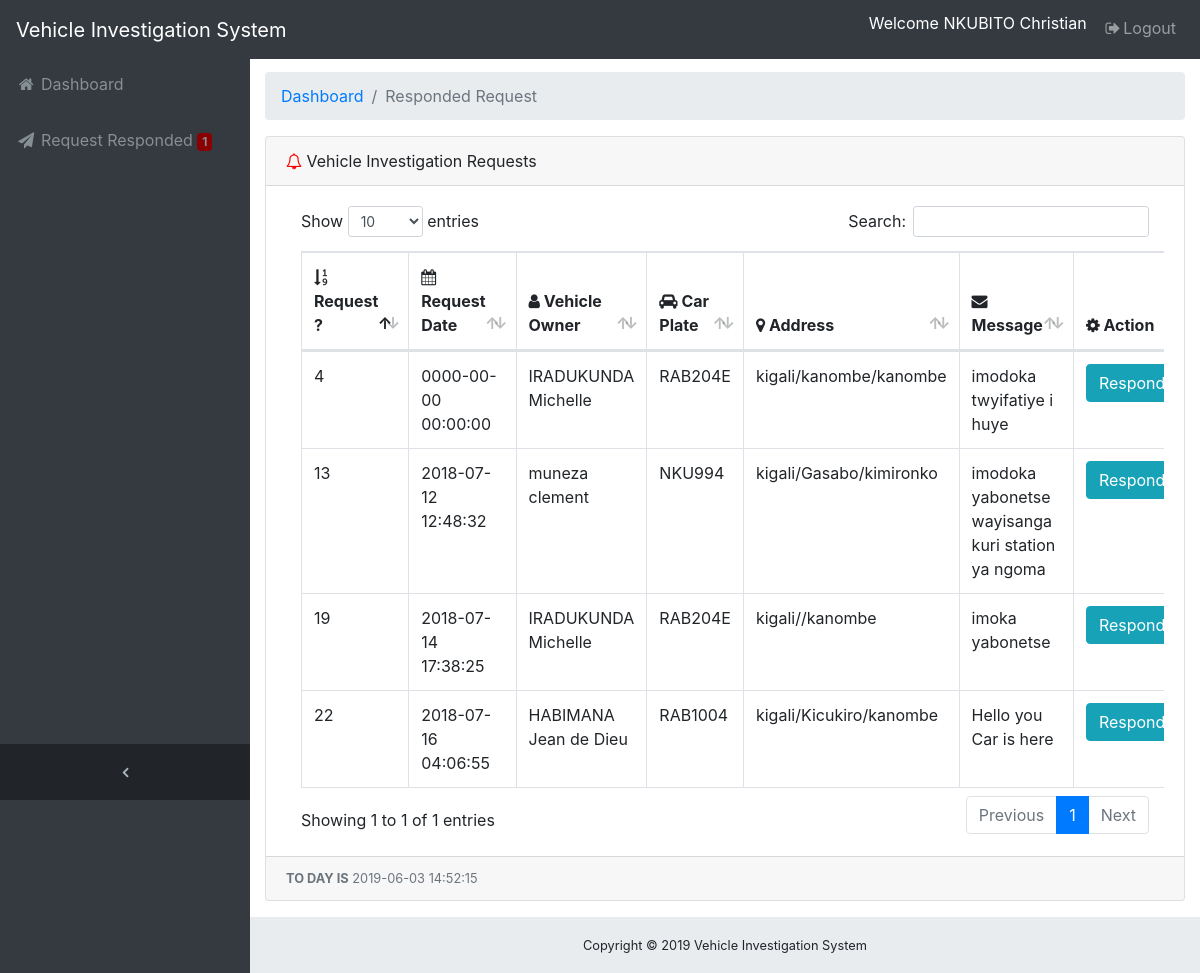
The app's page /police/responded_requests.php (signed in) with its own data.
### tables this page shows
CREATE TABLE IF NOT EXISTS `tbl_users` (
`userID` int(11) NOT NULL,
  `userName` varchar(100) NOT NULL,
  `userEmail` varchar(100) NOT NULL,
  `userPass` varchar(100) NOT NULL,
  `userStatus` enum('Y','N') NOT NULL,
  `province` varchar(15) NOT NULL DEFAULT 'a'
);

CREATE TABLE IF NOT EXISTS `requests` (
`id` int(11) NOT NULL,
  `plaque` varchar(15) NOT NULL,
  `customer_name` varchar(200) NOT NULL,
  `tel` varchar(20) NOT NULL,
  `province` varchar(20) NOT NULL,
  `district` varchar(30) NOT NULL,
  `sector` varchar(20) NOT NULL,
  `vim` varchar(30) NOT NULL,
  `category` varchar(50) NOT NULL,
  `model` varchar(25) NOT NULL,
  `mnumber` varchar(25) NOT NULL,
  `fnumber` varchar(40) NOT NULL,
  `myear` varchar(35) NOT NULL,
  `byear` varchar(23) NOT NULL,
  `msg` varchar(500) NOT NULL,
  `rdate` datetime NOT NULL,
  `status` varchar(30) NOT NULL DEFAULT 'Not Responded',
  `seen_status` int(11) NOT NULL
);

### police/class.user.php (called while the page is built, shortened)
<?php
class USER
{
	private $conn;
	public function __construct()
	{
		$database = new Database();
		$db = $database->dbConnection();
		$this->conn = $db;
    }
	public function runQuery($sql)
	{
		$stmt = $this->conn->prepare($sql);
		return $stmt;
	}
}

### police/responded_requests.php (the view, shortened to what this page needs)
<?php
require_once 'class.user.php';
$user_home = new USER();
$stmt = $user_home->runQuery("SELECT * FROM tbl_users WHERE userID=:uid");
$stmt->execute(array(":uid"=>$_SESSION['userSession']));
$row = $stmt->fetch(PDO::FETCH_ASSOC);
?>
<!DOCTYPE html>
<html lang="en">
<head>
  <link href="vendor/bootstrap/css/bootstrap.min.css" rel="stylesheet">
  <link href="vendor/font-awesome/css/font-awesome.min.css" rel="stylesheet" type="text/css">
  <link href="vendor/datatables/dataTables.bootstrap4.css" rel="stylesheet">
  <link href="css/sb-admin.css" rel="stylesheet">
</head>
<body class="fixed-nav sticky-footer bg-dark" id="page-top">
   <?php
   include 'dbcon.php';
   $sql = $conn ->prepare("SELECT COUNT(seen_status) as m FROM  requests WHERE seen_status=3");
                                          $sql -> execute();
                                          $count = $sql->fetchAll();
                                          foreach ($count as $field);
                                          ?>
  <nav class="navbar navbar-expand-lg navbar-dark bg-dark fixed-top" id="mainNav">
    <a class="navbar-brand" href="index.php">Vehicle Investigation System</a>
    <div class="collapse navbar-collapse" id="navbarResponsive">
      <ul class="navbar-nav navbar-sidenav" id="exampleAccordion">
        <li class="nav-item" data-toggle="tooltip" data-placement="right" title="Dashboard">
          <a class="nav-link" href="dashboard.php">
            <i class="fa fa-fw fa-home"></i>
            <span class="nav-link-text">Dashboard</span>
          </a>
        </li>
        <li class="nav-item" data-toggle="tooltip" data-placement="right" title="Send Response">
          <a class="nav-link" href="responded_requests.php">
            <i class="fa fa-fw fa-send"></i>
            <span class="nav-link-text">Request Responded <span class="badge" style="background-color: darkred;"><?php echo $field['m'];?></span>
          </a>
        </li>
      </ul>
      <ul class="navbar-nav sidenav-toggler">
        <li class="nav-item">
          <a class="nav-link text-center" id="sidenavToggler">
            <i class="fa fa-fw fa-angle-left"></i>
          </a>
        </li>
      </ul>
      <ul class="navbar-nav ml-auto">
        <li class="nav-item">
          <form class="form-inline my-2 my-lg-0 mr-lg-2">
            <p style="color:white;margin-top: 3px;">Welcome <?php echo $row['userName']; ?></P>
          </form>
        </li>
        <li class="nav-item">
          <a class="nav-link" href="logout.php"> <i class="fa fa-fw fa-sign-out"></i>Logout</a>
        </li>
      </ul>
    </div>
  </nav>
  <div class="content-wrapper">
    <div class="container-fluid">
      <ol class="breadcrumb">
        <li class="breadcrumb-item">
          <a href="dashboard.php">Dashboard</a>
        </li>
        <li class="breadcrumb-item active">Responded Request</li>
      </ol>
      <div class="card mb-3">
        <div class="card-header">
          <i class="fa fa-bell-o" style="color: red"></i> Vehicle Investigation Requests</div>
        <div class="card-body">
          <div class="table-responsive">
            <table class="table table-bordered" id="dataTable" width="100%" cellspacing="0">
              <thead>
                <tr>
                  <th><i class="fa fa-sort-numeric-asc"></i> Request ? </th>
                  <th><i class="fa fa-calendar"> </i> Request Date</th>
                  <th><i class="fa fa-user"> </i> Vehicle Owner</th>
                  <th><i class="fa fa-car"> </i> Car Plate</th>
                  <th><i class="fa fa-map-marker"></i>  Address</th>
                  <th><i class="fa fa-envelope"></i>  Message</th>
                  <th><i class="fa fa-gear"> </i> Action</th>
                </tr>
              </thead>
            <?php
			include 'dbcon.php';
                                $result = $conn->prepare("SELECT * FROM requests WHERE status='Yes'");
                                $result->execute(array("Yes"));
                                for($i=0; $row = $result->fetch(); $i++){
                            ?>  <tbody>
                <tr>
                  <td><?php echo $row ['id']; ?></td>
                  <td><?php echo $row ['rdate']; ?></td>
                  <td><?php echo $row ['customer_name']; ?></td>
                  <td><?php echo $row ['plaque']; ?></td>
                  <td><?php echo $row ['province']; ?>/<?php echo $row ['district']; ?>/<?php echo $row ['sector'];
                  ?> </td>
                  <td><?php echo $row ['msg']; ?></td>
                    <td>
                       <div class="btn-group">
                                      <a class="btn btn-info" href="">Responded <i class="fa fa-check"></i></a>
                                  </div>
                  </td>
                </tr>
                 <?php } ?>
              </tbody>
            </table>
          </div>
        </div>
        <div class="card-footer small text-muted">
<?php
    $dt = new DateTime();
    echo"<B>TO DAY IS</B>"." ". $dt->format('Y-m-d H:i:s');
?></div>
      </div>
    </div>
    <footer class="sticky-footer">
      <div class="container">
        <div class="text-center">
          <small>Copyright &copy; <?php echo date('Y'); ?> Vehicle Investigation System</small>
        </div>
      </div>
    </footer>
  </div>
</body>
</html>

### police/css/sb-admin.css (style rules this page uses)
html { position: relative; min-height: 100%; }
body { overflow-x: hidden; }
body.sticky-footer { margin-bottom: 56px; }
body.sticky-footer .content-wrapper { min-height: calc(100vh - 56px - 56px); }
body.fixed-nav { padding-top: 56px; }
.content-wrapper { min-height: calc(100vh - 56px); padding-top: 1rem; }
#mainNav .navbar-collapse { overflow: auto; max-height: 75vh; }
#mainNav .navbar-collapse .navbar-nav .nav-item .nav-link { cursor: pointer; }
#mainNav .navbar-collapse .sidenav-toggler { display: none; }
@media (min-width: 992px) { #mainNav .navbar-brand { width: 250px; } }
@media (min-width: 992px) { #mainNav .navbar-collapse { overflow: visible; max-height: none; } }
@media (min-width: 992px) { #mainNav .navbar-collapse .navbar-sidenav { position: absolute; top: 0; left: 0; -webkit-flex-direction: column; -ms-flex-direction: column; flex-direction: column; margin-top: 56px; } }
@media (min-width: 992px) { #mainNav .navbar-collapse .navbar-sidenav > .nav-item { width: 250px; padding: 0; } }
@media (min-width: 992px) { #mainNav .navbar-collapse .navbar-sidenav > .nav-item > .nav-link { padding: 1em; } }
#mainNav.fixed-top .sidenav-toggler { display: none; }
@media (min-width: 992px) { #mainNav.fixed-top .navbar-sidenav { height: calc(100vh - 112px); } }
@media (min-width: 992px) { #mainNav.fixed-top .sidenav-toggler { position: absolute; top: 0; left: 0; display: flex; -webkit-flex-direction: column; -ms-flex-direction: column; flex-direction: column; margin-top: calc(100vh - 56px); } }
@media (min-width: 992px) { #mainNav.fixed-top .sidenav-toggler > .nav-item { width: 250px; padding: 0; } }
@media (min-width: 992px) { #mainNav.fixed-top .sidenav-toggler > .nav-item > .nav-link { padding: 1em; } }
#mainNav.fixed-top.navbar-dark .sidenav-toggler { background-color: #212529; }
#mainNav.fixed-top.navbar-dark .sidenav-toggler a i { color: #adb5bd; }
.content-wrapper { overflow-x: hidden; background: white; }
@media (min-width: 992px) { .content-wrapper { margin-left: 250px; } }
#sidenavToggler i { font-weight: 800; }
#mainNav.navbar-dark .navbar-collapse .navbar-sidenav > .nav-item > .nav-link { color: #868e96; }
@media (min-width: 992px) { #mainNav.navbar-dark .navbar-collapse .navbar-sidenav { background: #343a40; } }
footer.sticky-footer { position: absolute; right: 0; bottom: 0; width: 100%; height: 56px; background-color: #e9ecef; line-height: 55px; }
@media (min-width: 992px) { footer.sticky-footer { width: calc(100% - 250px); } }

### records on screen
tbl_users: userName "NKUBITO Christian"
requests: id "4", rdate "0000-00-00 00:00:00", customer_name "IRADUKUNDA Michelle", plaque "RAB204E", province "kigali", district "kanombe", sector "kanombe", msg "imodoka twyifatiye i huye"
requests: id "13", rdate "2018-07-12 12:48:32", customer_name "muneza clement", plaque "NKU994", province "kigali", district "Gasabo", sector "kimironko", msg "imodoka yabonetse wayisanga kuri station ya ngoma"
requests: id "19", rdate "2018-07-14 17:38:25", customer_name "IRADUKUNDA Michelle", plaque "RAB204E", province "kigali", sector "kanombe", msg "imoka yabonetse"
requests: id "22", rdate "2018-07-16 04:06:55", customer_name "HABIMANA Jean de Dieu", plaque "RAB1004", province "kigali", district "Kicukiro", sector "kanombe", msg "Hello you Car is here"

### other values on screen
$field['m'] "1"
